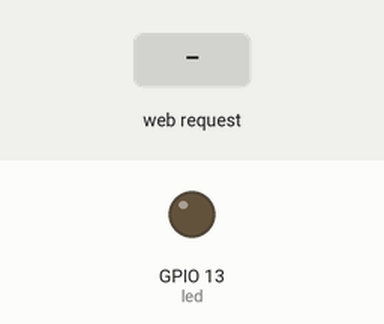
Bench run of a sketch on a simulated ESP32. On the bench: output pins drawn as LEDs (lit = HIGH). The test bench sets the inputs (shaded band). WiFi joins after 1.5 s; servers stay silent unless stated; what the sketch prints to the serial monitor is not drawn.

Above: at 2.7 s.
2.8 s: HTTP request GET /L received
At 3.3 s:
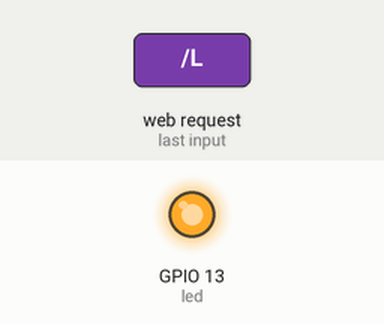
4.3 s: HTTP request GET / received
At 5.7 s:
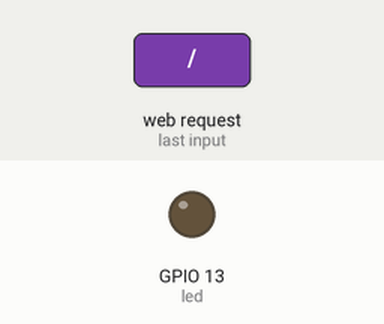
Timing chart, 0 to 7.3 s (numbered marks = the images above; inputs shaded):
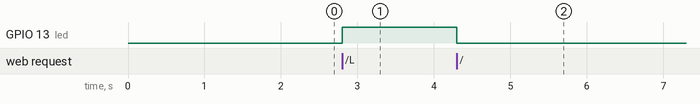

The sketch:

WK6.ino
```cpp
#include <WiFi.h>
#include <WiFiClient.h>
#include <WebServer.h>
#include <ESPmDNS.h>

const char* ssid = "GUGU";
const char* password = "0987533256";

WebServer server(80);
String website;
const int led = 13;

void handleRoot() {
  digitalWrite(led, 1);
  server.send(200, "text/html",website);
  digitalWrite(led, 0);
}

void handleNotFound() {
  digitalWrite(led, 1);
  String message = "File Not Found\n\n";
  message += "URI: ";
  message += server.uri();
  message += "\nMethod: ";
  message += (server.method() == HTTP_GET) ? "GET" : "POST";
  message += "\nArguments: ";
  message += server.args();
  message += "\n";
  for (uint8_t i = 0; i < server.args(); i++) {
    message += " " + server.argName(i) + ": " + server.arg(i) + "\n";
  }
  server.send(404, "text/plain", message);
  digitalWrite(led, 0);
}

void setup(void) {
  pinMode(led, OUTPUT);
  digitalWrite(led, 0);
  Serial.begin(115200);
  WiFi.mode(WIFI_STA);
  WiFi.begin(ssid, password);
  Serial.println("");

  // Wait for connection
  while (WiFi.status() != WL_CONNECTED) {
    delay(500);
    Serial.print(".");
  }
  Serial.println("");
  Serial.print("Connected to ");
  Serial.println(ssid);
  Serial.print("IP address: ");
  Serial.println(WiFi.localIP());

  if (MDNS.begin("esp32")) {
    Serial.println("MDNS responder started");
  }
  buildWeb();
  server.on("/", handleRoot);
  server.on("/H", ledon);
  server.on("/L", ledoff);
  server.on("/inline", []() {
    server.send(200, "text/html",website);
  });

  server.onNotFound(handleNotFound);

  server.begin();
  Serial.println("HTTP server started");
}
void loop(void) {
  server.handleClient();
}
void ledon(){
  digitalWrite(led, 0);
  Serial.println("BBBBB");
}
void ledoff(){
  digitalWrite(led, 1);
  Serial.println("a");
}
void buildWeb(){
  website += "<html>";
  website += "<head>\n";
  website += "<meta charset='UTF-8'/>\n";
  website += "<meta name=\"viewport\" content=\"width=device-width, initial-scale=1.0\">\n";
  website += "<title>Remote Control LED</title>\n";
  website += "<style>";
  website += "html{background-color:#FFFFFF;}";
  website += ".title{text-align:center;color:#FFCC67; margin-bottom: 50px;}";
  website += "a{display:block;text-decoration:none;background-color:#FFFFFF;radius:3px; ";
  website += "width:150px;text-align:center;margin:0 auto;margin-bottom:30px;font-size:2em;box-shadow: 0px 3px 6px #000;}";
  website += ".btn1{color:#FFCC67;}";
  website += ".btn2{color:#FFCC67;}";
  website += "</style>";
  website += "</head>\n";
  website += "<body>";
  website += "<h1 class=\"title\">Remote LED Control</h1>";
  website += "<a class=\"btn1\" href=\"/H\">ON</a>";
  website += "<a class=\"btn2\" href=\"/L\">OFF</a>";
  website += "</body></html>";
 }
```

Measured:
- after the input at 2.8 s, GPIO 13 (led): LOW → HIGH at once
- after the input at 4.3 s, GPIO 13 (led): HIGH → LOW at once
